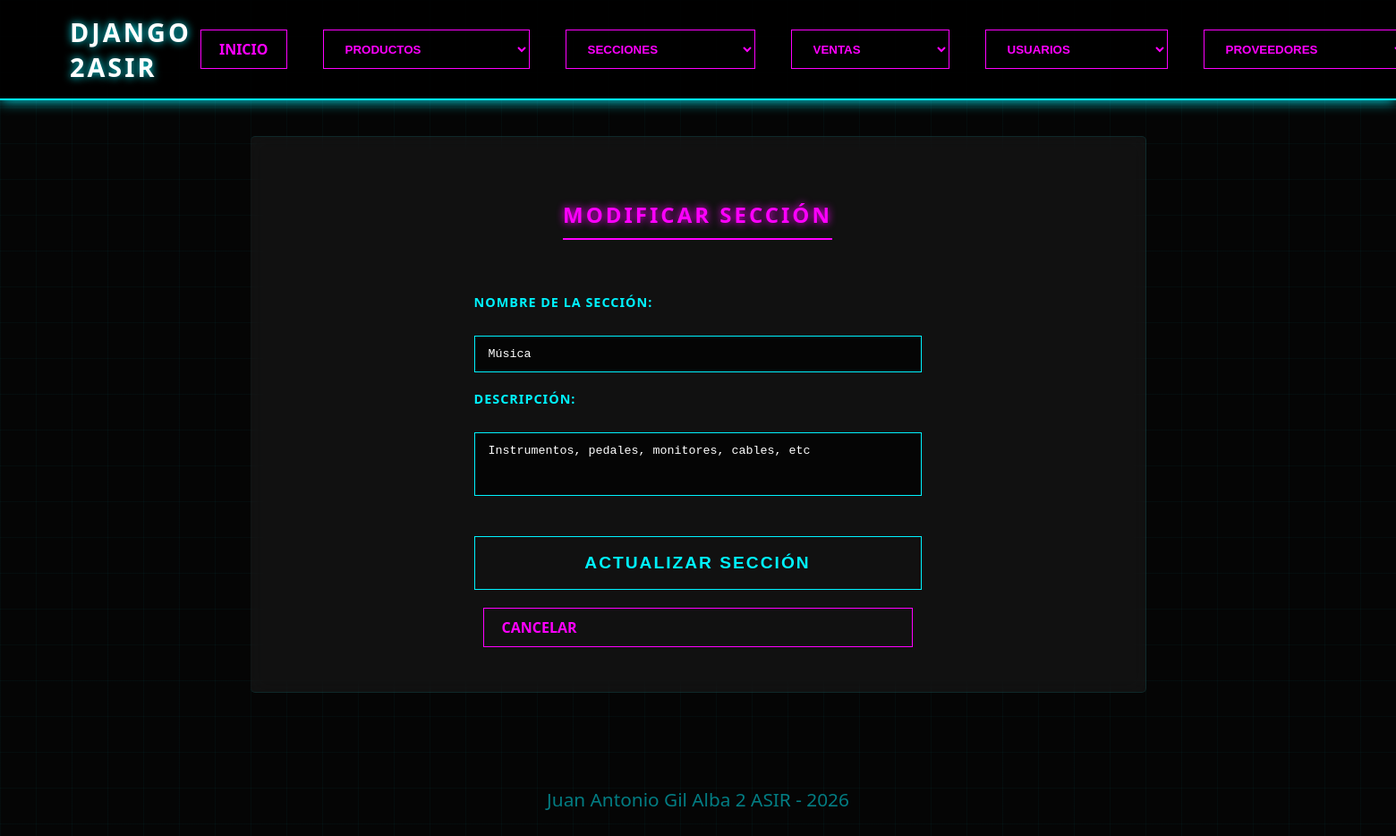
Page /secciones/modificar?id=4 on the committed database.
### apps/secciones/models.py (models this page shows, shortened)
class Seccion(models.Model):
    nombre = models.CharField(max_length=100, unique=True)
    descripcion = models.TextField(blank=True, null=True)

### apps/secciones/views.py (the view, shortened to what this page needs)
# urls.py: path('secciones/modificar', secciones_modificar_views, name='secciones_modificar'),
def secciones_modificar_views(request):
    seccion_id = request.GET.get('id') or request.POST.get('id')
    if not seccion_id:
        return redirect('secciones_url')
    seccion = get_object_or_404(Seccion, id=seccion_id)
    datos = {
        'seccion': seccion
    }
    return render(request, 'secciones/modificar.html', datos)

### proyecto/templates/secciones/modificar.html (shortened to what this page needs)
{% extends "index.html" %}
{% load static %}
{% block extra_css %}
    <link rel="stylesheet" href="{% static 'css/alta.css' %}">
{% endblock %}
{% block contenido %}
    <h2>Modificar Sección</h2>
    <form method="post">
        <label for="nombre">Nombre de la sección:</label>
        <input type="text" id="nombre" name="nombre" value="{{ seccion.nombre }}" required>
        <label for="descripcion">Descripción:</label>
        <textarea id="descripcion" name="descripcion" rows="3">{{ seccion.descripcion|default:'' }}</textarea>
        <button type="submit" class="neon-btn">Actualizar Sección</button>
        <a href="{% url 'secciones_url' %}" class="neon-link">Cancelar</a>
    </form>
{% endblock %}

### static/css/style.css (style rules this page uses)
:root { --bg-dark: #050505; --neon-cyan: #00f3ff; --neon-pink: #ff00ff; --text-color: #e0e0e0; --glass: rgba(255, 255, 255, 0.05); }
body { background-color: var(--bg-dark); color: var(--text-color); font-family: 'Segoe UI', Arial, sans-serif; margin: 0; background-image: linear-gradient(rgba(0, 243, 255, 0.03) 1px, transparent 1px), linear-gradient(90deg, rgba(0, 243, 255, 0.03) 1px, transparent 1px); background-size: 40px 40px; }
button, select { background: transparent; border: 1px solid var(--neon-pink); color: var(--neon-pink); padding: 8px 20px; cursor: pointer; text-transform: uppercase; font-weight: bold; transition: 0.3s all ease; }
.neon-link { text-decoration: none; color: var(--neon-pink); border: 1px solid var(--neon-pink); padding: 10px 20px; margin: 0 10px; text-transform: uppercase; font-weight: bold; transition: 0.3s all ease; display: inline-block; }
.neon-btn { background: transparent; border: 1px solid var(--neon-cyan); color: var(--neon-cyan); padding: 10px 20px; cursor: pointer; text-transform: uppercase; font-weight: bold; transition: 0.3s; }

### static/css/alta.css (style rules this page uses)
h2 { color: var(--neon-pink); text-transform: uppercase; letter-spacing: 3px; border-bottom: 2px solid var(--neon-pink); display: inline-block; padding-bottom: 10px; margin-bottom: 40px; text-shadow: 0 0 10px var(--neon-pink); }
form { display: grid; grid-template-columns: 1fr; gap: 20px; width: 100%; max-width: 500px; margin: 0 auto; text-align: left; animation: fadeIn 0.8s ease-out; }
label { display: block; color: var(--neon-cyan); font-weight: bold; text-transform: uppercase; font-size: 0.9rem; margin-bottom: 8px; letter-spacing: 1px; }
form input, form input[type="number"], form textarea, form select { width: 100%; padding: 12px 15px; background: rgba(0, 0, 0, 0.7); border: 1px solid var(--neon-cyan); color: #fff; font-family: 'Courier New', Courier, monospace; border-radius: 0; transition: 0.3s all ease; box-sizing: border-box; }
form textarea { resize: none; }
form .neon-btn { margin-top: 25px; padding: 18px; font-size: 1.2rem; width: 100%; letter-spacing: 2px; cursor: pointer; }

### rows in the picture
Seccion: nombre "Música", descripcion "Instrumentos, pedales, monitores, cables, etc"
